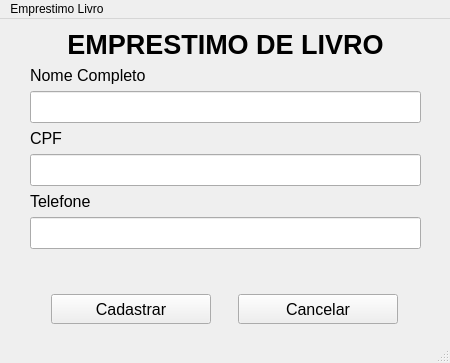
<?xml version="1.0" encoding="UTF-8"?>
<ui version="4.0">
 <class>MainWindow</class>
 <widget class="QMainWindow" name="MainWindow">
  <property name="geometry">
   <rect>
    <x>0</x>
    <y>0</y>
    <width>450</width>
    <height>363</height>
   </rect>
  </property>
  <property name="windowTitle">
   <string>MainWindow</string>
  </property>
  <widget class="QWidget" name="centralwidget">
   <widget class="QWidget" name="horizontalLayoutWidget">
    <property name="geometry">
     <rect>
      <x>30</x>
      <y>260</y>
      <width>391</width>
      <height>61</height>
     </rect>
    </property>
    <layout class="QHBoxLayout" name="horizontalLayout">
     <item>
      <widget class="QPushButton" name="botao_cadastrar">
       <property name="maximumSize">
        <size>
         <width>160</width>
         <height>30</height>
        </size>
       </property>
       <property name="font">
        <font>
         <pointsize>12</pointsize>
        </font>
       </property>
       <property name="text">
        <string>Cadastrar</string>
       </property>
      </widget>
     </item>
     <item>
      <widget class="QPushButton" name="botao_cancelar">
       <property name="maximumSize">
        <size>
         <width>160</width>
         <height>30</height>
        </size>
       </property>
       <property name="font">
        <font>
         <pointsize>12</pointsize>
        </font>
       </property>
       <property name="text">
        <string>Cancelar</string>
       </property>
      </widget>
     </item>
    </layout>
   </widget>
   <widget class="QWidget" name="verticalLayoutWidget">
    <property name="geometry">
     <rect>
      <x>30</x>
      <y>10</y>
      <width>391</width>
      <height>241</height>
     </rect>
    </property>
    <layout class="QVBoxLayout" name="verticalLayout">
     <item>
      <widget class="QLabel" name="label_5">
       <property name="font">
        <font>
         <pointsize>20</pointsize>
         <weight>75</weight>
         <bold>true</bold>
        </font>
       </property>
       <property name="mouseTracking">
        <bool>false</bool>
       </property>
       <property name="autoFillBackground">
        <bool>false</bool>
       </property>
       <property name="frameShadow">
        <enum>QFrame::Plain</enum>
       </property>
       <property name="text">
        <string>EMPRESTIMO DE LIVRO</string>
       </property>
       <property name="alignment">
        <set>Qt::AlignCenter</set>
       </property>
      </widget>
     </item>
     <item>
      <widget class="QLabel" name="label">
       <property name="font">
        <font>
         <pointsize>12</pointsize>
         <weight>50</weight>
         <italic>false</italic>
         <bold>false</bold>
         <underline>false</underline>
         <strikeout>false</strikeout>
         <kerning>true</kerning>
        </font>
       </property>
       <property name="layoutDirection">
        <enum>Qt::LeftToRight</enum>
       </property>
       <property name="text">
        <string>Nome Completo</string>
       </property>
      </widget>
     </item>
     <item>
      <widget class="QLineEdit" name="lineEdit_nomecompleto">
       <property name="enabled">
        <bool>true</bool>
       </property>
       <property name="font">
        <font>
         <pointsize>15</pointsize>
        </font>
       </property>
      </widget>
     </item>
     <item>
      <widget class="QLabel" name="label_2">
       <property name="font">
        <font>
         <pointsize>12</pointsize>
         <weight>50</weight>
         <italic>false</italic>
         <bold>false</bold>
        </font>
       </property>
       <property name="layoutDirection">
        <enum>Qt::LeftToRight</enum>
       </property>
       <property name="text">
        <string>CPF</string>
       </property>
      </widget>
     </item>
     <item>
      <widget class="QLineEdit" name="lineEdit_cpf">
       <property name="font">
        <font>
         <pointsize>15</pointsize>
        </font>
       </property>
       <property name="text">
        <string/>
       </property>
      </widget>
     </item>
     <item>
      <widget class="QLabel" name="label_3">
       <property name="font">
        <font>
         <pointsize>12</pointsize>
         <weight>50</weight>
         <italic>false</italic>
         <bold>false</bold>
        </font>
       </property>
       <property name="layoutDirection">
        <enum>Qt::LeftToRight</enum>
       </property>
       <property name="text">
        <string>Telefone</string>
       </property>
      </widget>
     </item>
     <item>
      <widget class="QLineEdit" name="lineEdit_telefone">
       <property name="font">
        <font>
         <pointsize>15</pointsize>
        </font>
       </property>
       <property name="placeholderText">
        <string/>
       </property>
      </widget>
     </item>
     <item>
      <widget class="QLabel" name="label_error">
       <property name="text">
        <string/>
       </property>
      </widget>
     </item>
    </layout>
   </widget>
  </widget>
  <widget class="QMenuBar" name="menubar">
   <property name="geometry">
    <rect>
     <x>0</x>
     <y>0</y>
     <width>450</width>
     <height>21</height>
    </rect>
   </property>
   <widget class="QMenu" name="menuEmprestimo_Livro">
    <property name="title">
     <string>Emprestimo Livro</string>
    </property>
   </widget>
   <addaction name="menuEmprestimo_Livro"/>
  </widget>
  <widget class="QStatusBar" name="statusbar"/>
 </widget>
 <resources/>
 <connections/>
</ui>
